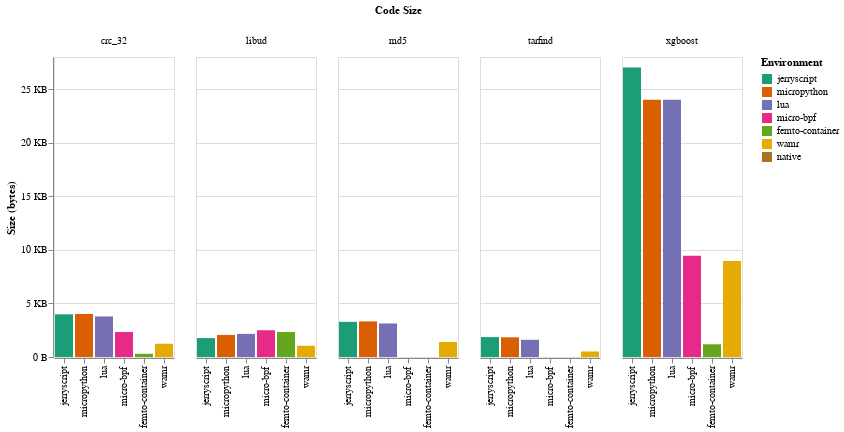

Notebook code cell kept with this figure:
### Code cell
app_code_size = pl.read_csv("../data/memory/application_code_size.csv")

chart = (alt.Chart(app_code_size)
        .mark_bar()
        .encode(
            x=alt.X('environment:N', title='', sort=sort),
            y=alt.Y('size_bytes:Q', title='Size (bytes)', axis=alt.Axis(labelExpr=BYTE_LABEL_EXPR)),
            color=alt.Color('environment:N', title='Environment', scale=colors_scale),
            tooltip=[
                alt.Tooltip('type:N', title='Section'),
                alt.Tooltip('size_bytes:Q', title='Binary size (bytes)')
            ]
        )
        .facet(
            column=alt.Column('benchmark:N', title="Code Size"),
        )
)

chart.display(scaleFactor=2)

### Figure 1 — Vega-Lite specification as saved in the notebook (floating-point values rounded to 4 significant figures)
{"config": {"view": {"continuousWidth": 300, "continuousHeight": 300}}, "data": {"name": "data-bd4dfa63966872580da6239c380aa609"}, "facet": {"column": {"field": "benchmark", "title": "Code Size", "type": "nominal"}}, "spec": {"mark": {"type": "bar"}, "encoding": {"color": {"field": "environment", "scale": {"domain": ["jerryscript", "micropython", "lua", "micro-bpf", "femto-container", "wamr", "native"], "range": ["#1b9e77", "#d95f02", "#7570b3", "#e7298a", "#66a61e", "#e6ab02", "#a6761d"]}, "title": "Environment", "type": "nominal"}, "tooltip": [{"field": "type", "title": "Section", "type": "nominal"}, {"field": "size_bytes", "title": "Binary size (bytes)", "type": "quantitative"}], "x": {"field": "environment", "sort": ["jerryscript", "micropython", "lua", "micro-bpf", "femto-container", "wamr"], "title": "", "type": "nominal"}, "y": {"axis": {"labelExpr": "\n(datum.value >= 1000000000) ? format(datum.value / 1000000000, '.0f') + ' GB' : \n(datum.value >= 1000000) ? format(datum.value / 1000000, '.0f') + ' MB' : \n(datum.value >= 1000) ? format(datum.value / 1000, '.0f') + ' KB' : \nformat(datum.value, '.0f') + ' B'\n"}, "field": "size_bytes", "stack": "zero", "title": "Size (bytes)", "type": "quantitative"}}}, "$schema": "https://vega.github.io/schema/vega-lite/v5.20.1.json", "datasets": {"data-bd4dfa63966872580da6239c380aa609": [{"environment": "femto-container", "benchmark": "libud", "size_bytes": 2338}, {"environment": "femto-container", "benchmark": "crc_32", "size_bytes": 298}, {"environment": "femto-container", "benchmark": "xgboost", "size_bytes": 1186}, {"environment": "micro-bpf", "benchmark": "libud", "size_bytes": 2498}, {"environment": "micro-bpf", "benchmark": "crc_32", "size_bytes": 2330}, {"environment": "micro-bpf", "benchmark": "xgboost", "size_bytes": 9450}, {"environment": "wamr", "benchmark": "libud", "size_bytes": 1051}, {"environment": "wamr", "benchmark": "crc_32", "size_bytes": 1238}, {"environment": "wamr", "benchmark": "xgboost", "size_bytes": 8971}, {"environment": "wamr", "benchmark": "tarfind", "size_bytes": 514}, {"environment": "wamr", "benchmark": "md5", "size_bytes": 1398}, {"environment": "jerryscript", "benchmark": "libud", "size_bytes": 1764}, {"environment": "jerryscript", "benchmark": "crc_32", "size_bytes": 3982}, {"environment": "jerryscript", "benchmark": "xgboost", "size_bytes": 27017}, {"environment": "jerryscript", "benchmark": "tarfind", "size_bytes": 1859}, {"environment": "jerryscript", "benchmark": "md5", "size_bytes": 3281}, {"environment": "lua", "benchmark": "libud", "size_bytes": 2157}, {"environment": "lua", "benchmark": "crc_32", "size_bytes": 3782}, {"environment": "lua", "benchmark": "xgboost", "size_bytes": 24021}, {"environment": "lua", "benchmark": "tarfind", "size_bytes": 1606}, {"environment": "lua", "benchmark": "md5", "size_bytes": 3129}, {"environment": "micropython", "benchmark": "libud", "size_bytes": 2060}, {"environment": "micropython", "benchmark": "crc_32", "size_bytes": 4016}, {"environment": "micropython", "benchmark": "xgboost", "size_bytes": 24011}, {"environment": "micropython", "benchmark": "tarfind", "size_bytes": 1838}, {"environment": "micropython", "benchmark": "md5", "size_bytes": 3323}]}}
